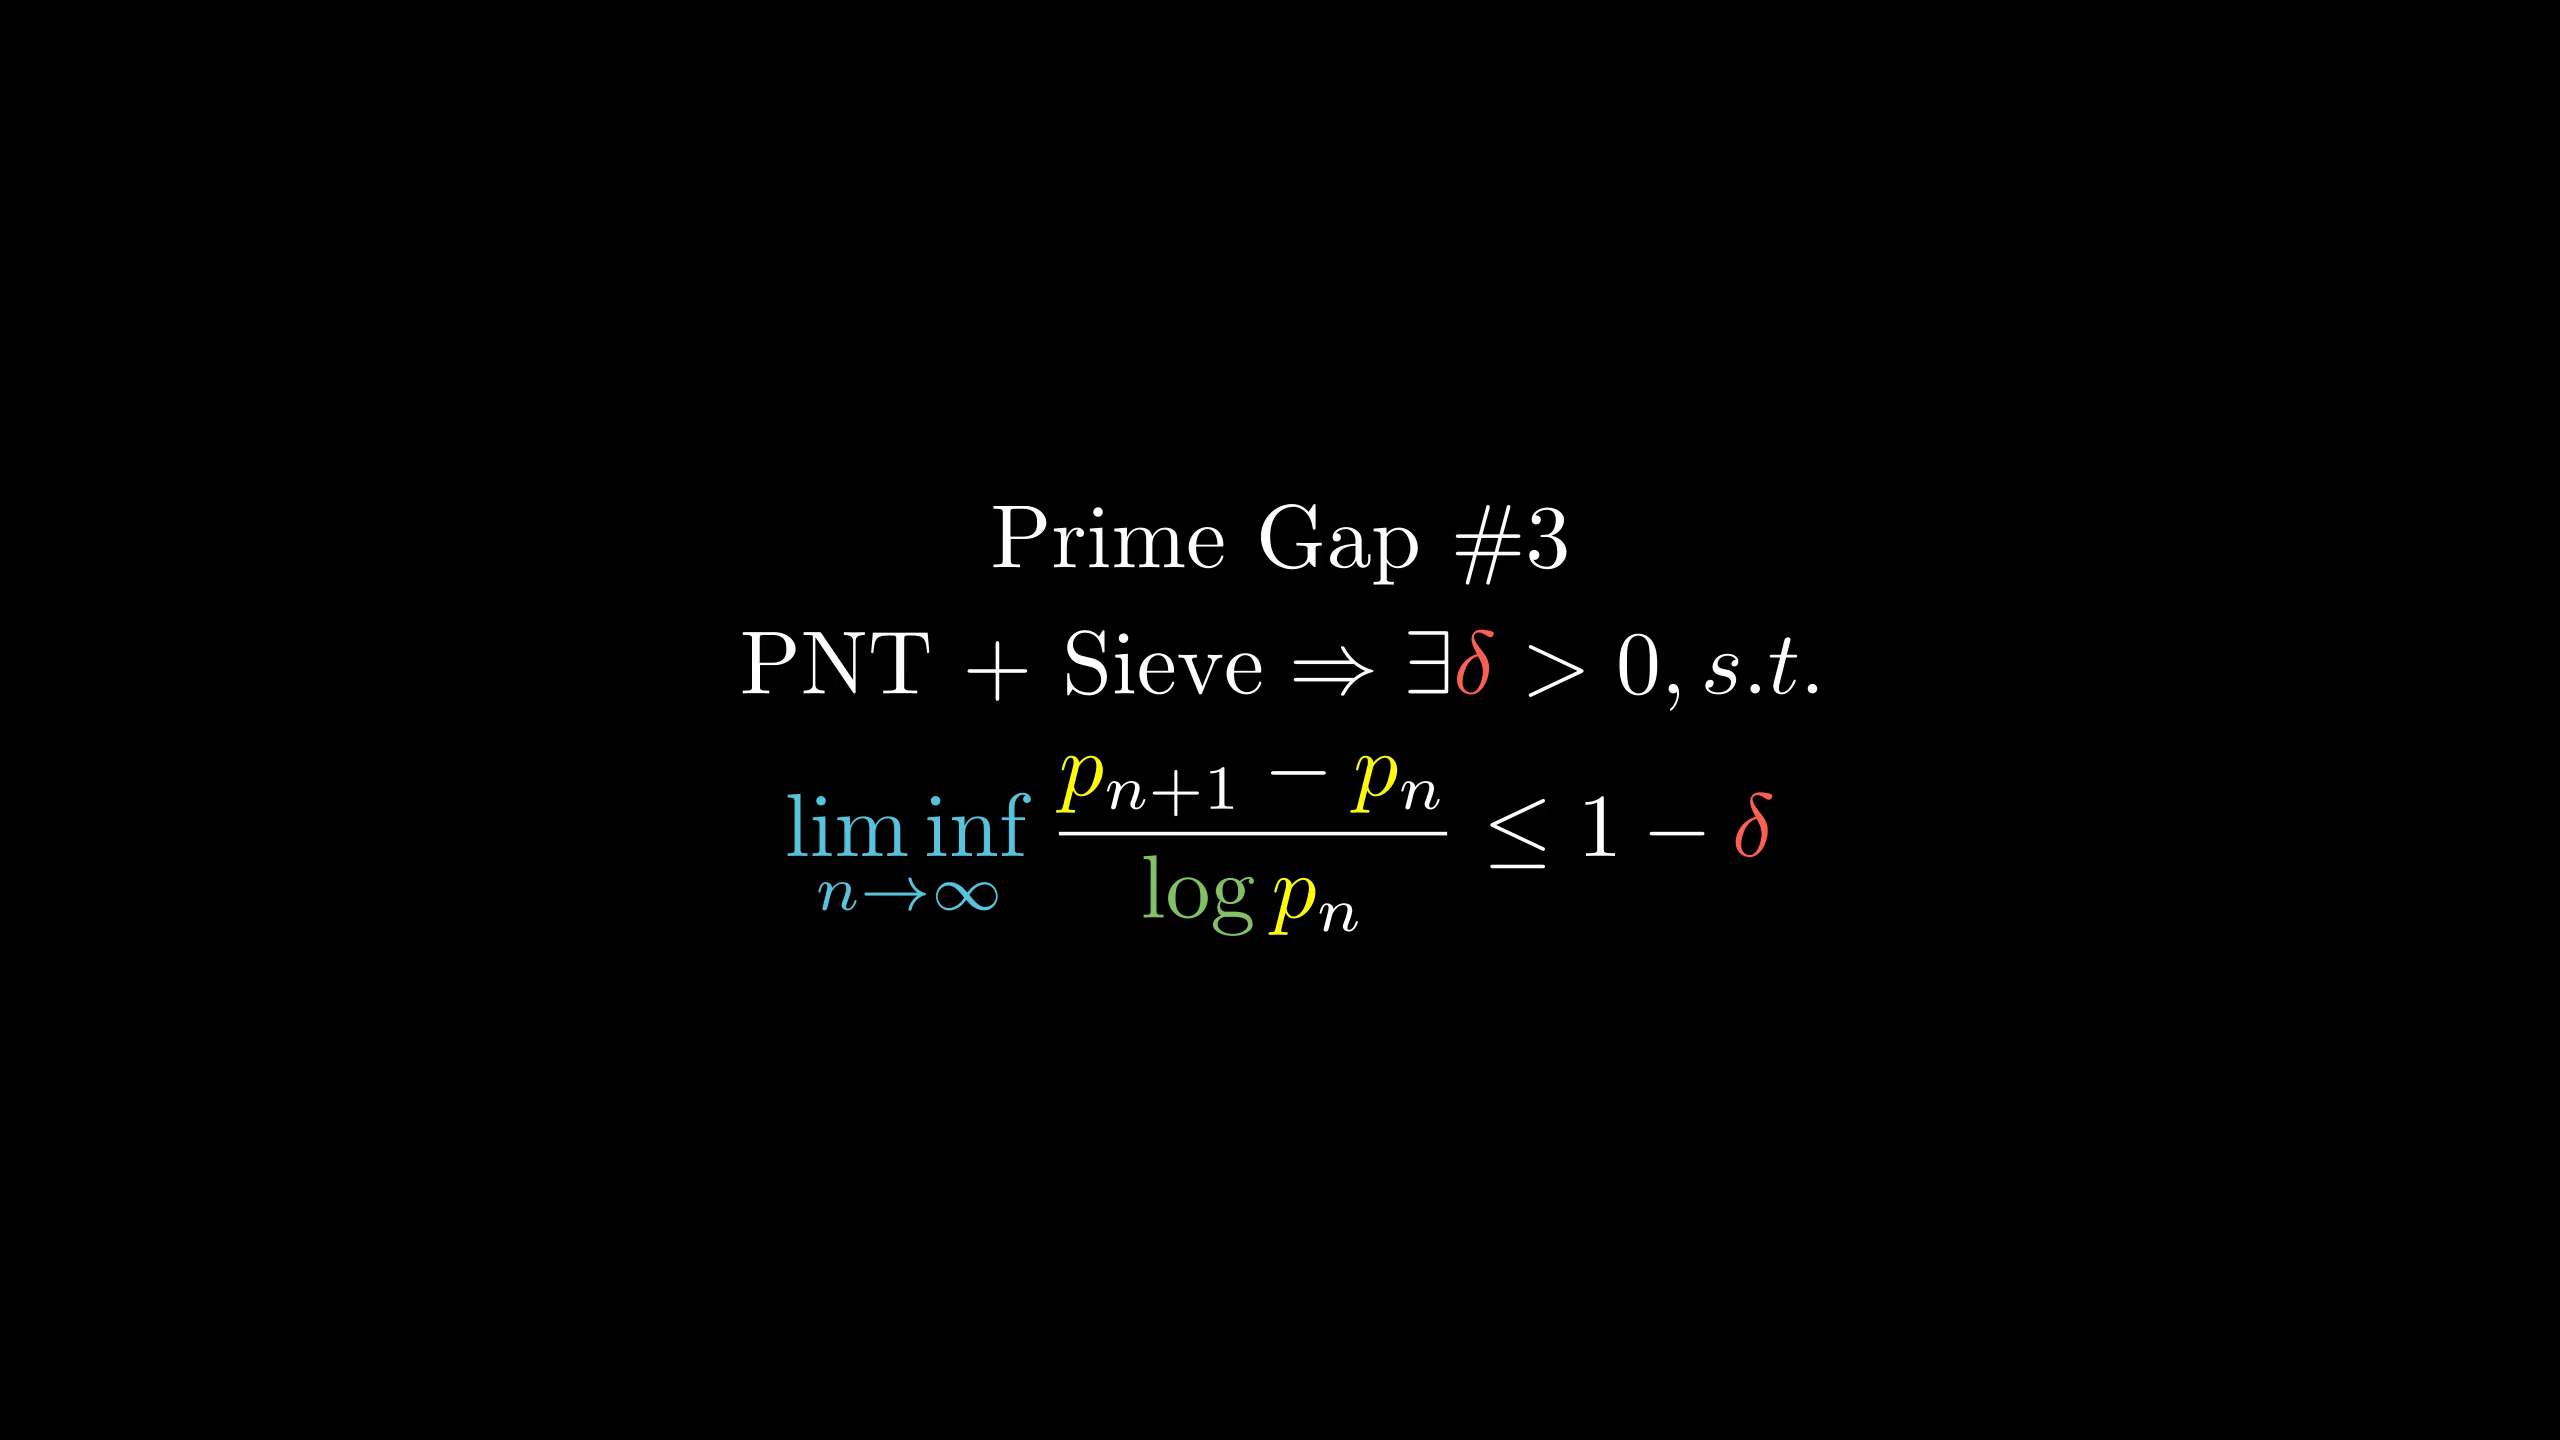

Source code (Python):
from manimlib.imports import *

class FooScene(Scene):
    def construct(self):
        tit=TextMobject("Prime Gap \#3")
        eqn=TexMobject(r"\text{PNT + Sieve}\Rightarrow\exists\delta>0,s.t.",
                tex_to_color_map={r"\delta":RED})
        eqn2=TexMobject(r"\liminf_{n\to\infty}{p_{n+1}-p_n\over\log p_n}\le1-\delta",
                tex_to_color_map={r"\liminf_{n\to\infty}":BLUE,r"\log":GREEN,"p":YELLOW,r"\delta":RED})
        self.add(VGroup(tit,eqn,eqn2).arrange(DOWN))
        self.wait()
